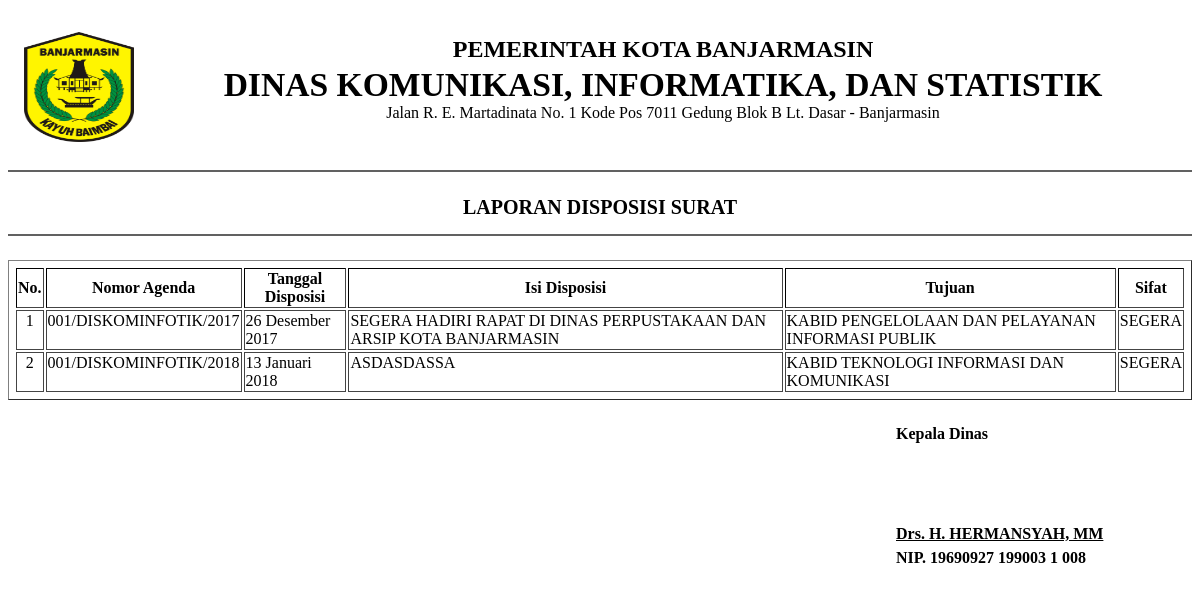
Screenshot of /admin/laporan/laporan_disposisi.php (signed in) with the database file from the repository.
### tables this page shows
CREATE TABLE IF NOT EXISTS `disposisi` (
  `id_disposisi` varchar(25) NOT NULL,
  `sifat` varchar(20) NOT NULL,
  `kd_bagian` varchar(8) NOT NULL,
  `tgpn` varchar(100) NOT NULL,
  `isi` text NOT NULL,
  `urut` varchar(25) NOT NULL,
  `tgl_disposisi` date DEFAULT NULL,
  PRIMARY KEY (`id_disposisi`),
  KEY `kd_bagian` (`kd_bagian`),
  KEY `urut` (`urut`)
);

CREATE TABLE IF NOT EXISTS `m_bagian` (
  `kd_bagian` varchar(8) NOT NULL,
  `nm_bagian` char(70) NOT NULL,
  PRIMARY KEY (`kd_bagian`)
);

### admin/laporan/laporan_disposisi.php (the view, shortened to what this page needs)
<?php
    if (empty($_SESSION['username'])){
        header('location:../index.php');
    } else {
        include "../../config.php";
        echo '
        <body onload="window.print()">
        <div class="container">
            <div id="colres">
                <div class="disp">';
                        echo '<img class="logodisp" src="../logo.png"/>';
                        echo '<h6 class="up">PEMERINTAH KOTA BANJARMASIN</h6>';
                        echo '<h5 class="up" id="nama">DINAS KOMUNIKASI, INFORMATIKA, DAN STATISTIK</h5><br/>';
                        echo '<span id="alamat">Jalan R. E. Martadinata No. 1 Kode Pos 7011 Gedung Blok B Lt. Dasar - Banjarmasin</span>';
                    echo '
                </div>
                <br>
                <br>
                <div class="separator"></div>
                <div class="tgh" id="lbr">LAPORAN DISPOSISI SURAT</div>
                </br>
                </br>
                <div class="separator"></div>';
                echo '
                <table border="1" class="profile-table" id="tbl">
                <thead>
                <tr>
                <th>No.</th>
                <th>Nomor Agenda</th>
                <th>Tanggal Disposisi</th>
                <th>Isi Disposisi</th>
                <th>Tujuan</th>
                <th>Sifat</th>
                </tr>
                </thead>';
                $query = mysqli_query($koneksi, "SELECT * FROM disposisi D INNER JOIN tsuratmasuk T ON D.urut = T.no_urut INNER JOIN m_bagian B on D.kd_bagian = B.kd_bagian INNER JOIN minstansi I on T.kd_instansi=I.kd_instansi ORDER BY  id_disposisi ASC");
                $no = 1;
                while($row = mysqli_fetch_array($query)){
                    $y1 = substr($row['tgl_disposisi'],0,4);
                    $m1 = substr($row['tgl_disposisi'],5,2);
                    $d1 = substr($row['tgl_disposisi'],8,2);
                    if($m1 == "01"){
                        $nm1 = "Januari";
                    } elseif($m1 == "02"){
                        $nm1 = "Februari";
                    } elseif($m1 == "03"){
                        $nm1 = "Maret";
                    } elseif($m1 == "04"){
                        $nm1 = "April";
                    } elseif($m1 == "05"){
                        $nm1 = "Mei";
                    } elseif($m1 == "06"){
                        $nm1 = "Juni";
                    } elseif($m1 == "07"){
                        $nm1 = "Juli";
                    } elseif($m1 == "08"){
                        $nm1 = "Agustus";
                    } elseif($m1 == "09"){
                        $nm1 = "September";
                    } elseif($m1 == "10"){
                        $nm1 = "Oktober";
                    } elseif($m1 == "11"){
                        $nm1 = "November";
                    } elseif($m1 == "12"){
                        $nm1 = "Desember";
                    }
                echo '
                        <tbody>
                            <tr>
                                <td align="center">'.$no++.'</td>
                                <td>'.$row['urut'].'</td>
                                <td>'.$d1." ".$nm1." ".$y1.'</td>
                                <td>'.$row['isi'].'</td>
                                <td>'.$row['nm_bagian'].'</td>
                                <td>'.$row['sifat'].'</td>
                                </tr>';
                            }}echo '
                            </tbody>
                        </table>
                        <div id="lead">
                            <b><p>Kepala Dinas</p></b>
                            <div style="height: 50px;"></div>';
                                echo '<b><p class="lead">Drs. H. HERMANSYAH, MM</p></b>';
                                echo '<b><p>NIP. 19690927 199003 1 008</p></b>';
                            echo '
                        </div>
                    </div>
                    <div class="jarak2"></div>
                </div>
                </body>';
?>

### admin/laporan/laporan_disposisi.php (style rules this page uses)
th { text-align:center; vertical-align:middle; }
table { background: #fff; padding: 5px; }
tr, td { border: table-cell; border: 1px solid #444; }
tr,td { vertical-align: top!important; }
.disp { text-align: center; padding: 1.5rem 0; margin-bottom: .5rem; }
.logodisp { float: left; position: relative; width: 110px; height: 110px; margin: 0 0 0 1rem; }
#lead { width: auto; position: relative; margin: 25px 0 0 75%; }
.lead { font-weight: bold; text-decoration: underline; margin-bottom: -10px; }
.tgh { text-align: center; }
#nama { font-size: 2.1rem; margin-bottom: -1rem; }
#alamat { font-size: 16px; }
.up { text-transform: uppercase; margin: 0; line-height: 2.2rem; font-size: 1.5rem; }
#lbr { font-size: 20px; font-weight: bold; }
.separator { border-bottom: 2px solid #616161; margin: -1.3rem 0 1.5rem; }

### rows the page displays
disposisi: urut "001/DISKOMINFOTIK/2017", tgl_disposisi "26", tgl_disposisi "Desember", tgl_disposisi "2017", isi "SEGERA HADIRI RAPAT DI DINAS PERPUSTAKAAN DAN ARSIP KOTA BANJARMASIN", kd_bagian.nm_bagian "KABID PENGELOLAAN DAN PELAYANAN INFORMASI PUBLIK", sifat "SEGERA"
disposisi: urut "001/DISKOMINFOTIK/2018", tgl_disposisi "13", tgl_disposisi "Januari", tgl_disposisi "2018", isi "ASDASDASSA", kd_bagian.nm_bagian "KABID TEKNOLOGI INFORMASI DAN KOMUNIKASI", sifat "SEGERA"
